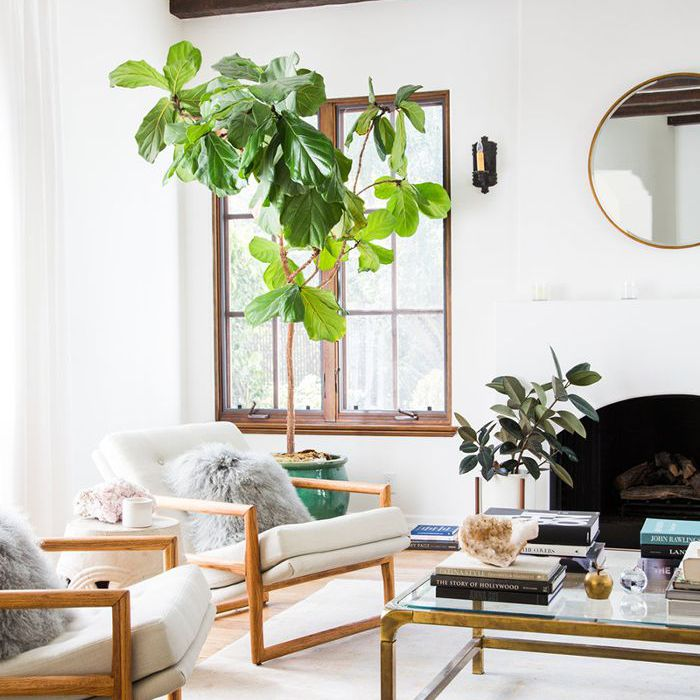
#> input picture image.jpg, 700 x 700 px
$ jupyter execute ex.7.1.ipynb   (older library calls are emulated)
#> lines starting #> are read from the running program, lines starting #| are printed output that depends on the picture
[cell 1]
import cv2
import matplotlib.pyplot as plt
image=cv2.imread("image.jpg")
#> image is the input picture: shape (700, 700, 3); mean B, G, R 181.5, 193.9, 196.2
gray_img=cv2.cvtColor(image,cv2.COLOR_BGR2GRAY)
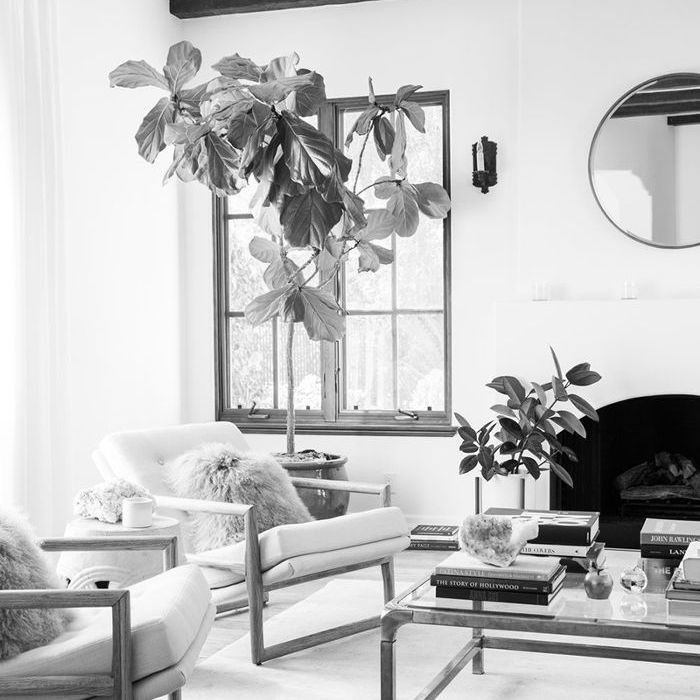
#> gray_img: shape (700, 700); min 0, max 255, mean 193.1
img=cv2.GaussianBlur(gray_img,(3,3),0)
sobelx=cv2.Sobel(img,cv2.CV_64F,1,0,ksize=5)
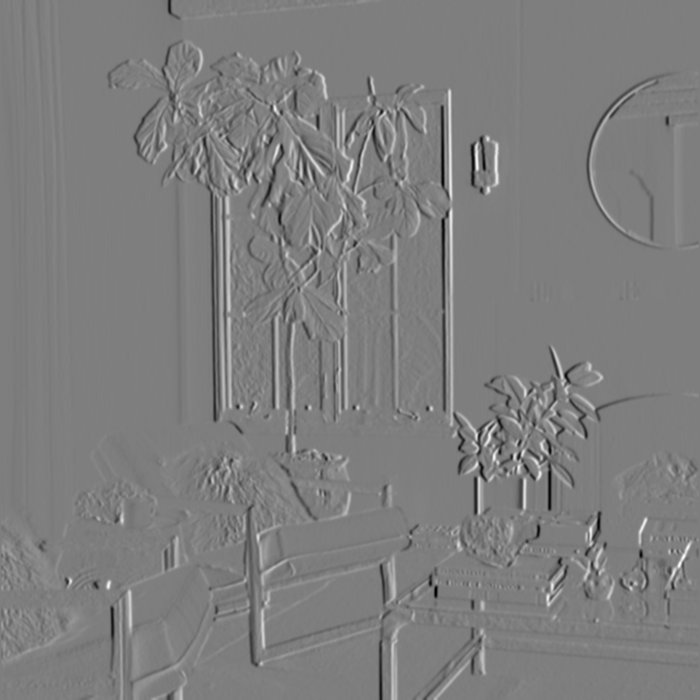
#> sobelx: shape (700, 700) float64; min -8017, max 8147, mean -10; drawn with min black and max white
plt.figure(figsize=(16,16))
plt.subplot(1,2,1)
plt.imshow(img,cmap='gray')
plt.title('Gray')
plt.subplot(1,2,2)
plt.imshow(sobelx,cmap='gray')
plt.title("Sobel-X")
plt.xticks([])
plt.yticks([])
plt.show()
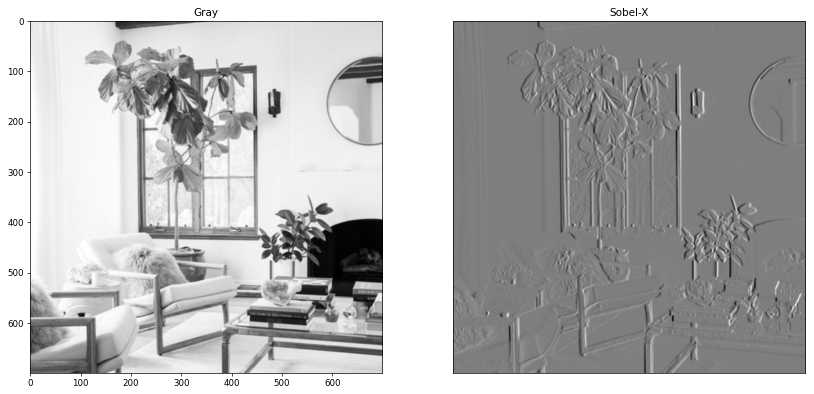
#> figure drawn by matplotlib, 2 panels

[cell 2]
import cv2
import matplotlib.pyplot as plt
image=cv2.imread("image.jpg")
gray_img=cv2.cvtColor(image,cv2.COLOR_BGR2GRAY)
img=cv2.GaussianBlur(gray_img,(3,3),0)
sobely=cv2.Sobel(img,cv2.CV_64F,0,1,ksize=5)
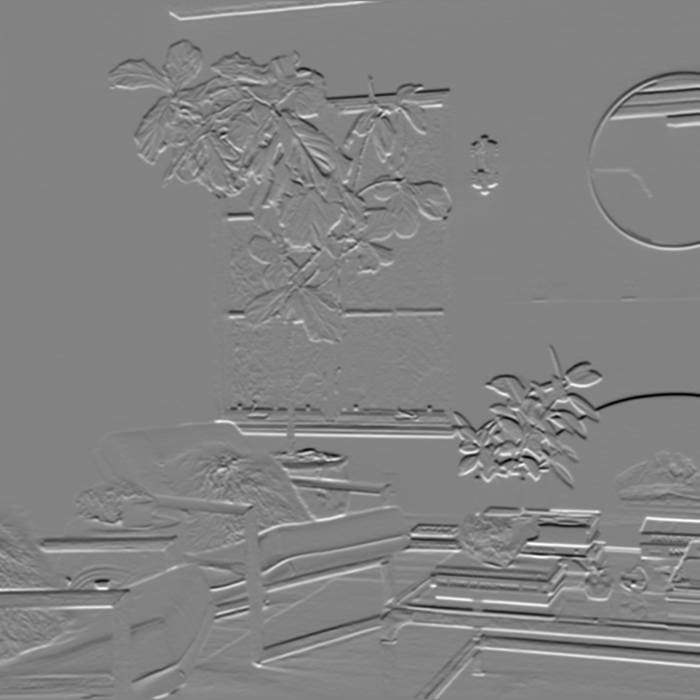
#> sobely: shape (700, 700) float64; min -8477, max 8051, mean 2.4; drawn with min black and max white
plt.figure(figsize=(16,16))
plt.subplot(1,2,1)
plt.imshow(img,cmap='gray')
plt.title('Gray')
plt.subplot(1,2,2)
plt.imshow(sobely,cmap='gray')
plt.title("Sobel-Y")
plt.xticks([])
plt.yticks([])
plt.show()

[cell 3]
import cv2
import matplotlib.pyplot as plt
image=cv2.imread("image.jpg")
gray_img=cv2.cvtColor(image,cv2.COLOR_BGR2GRAY)
img=cv2.GaussianBlur(gray_img,(3,3),0)
sobelxy=cv2.Sobel(img,cv2.CV_64F,1,1,ksize=5)
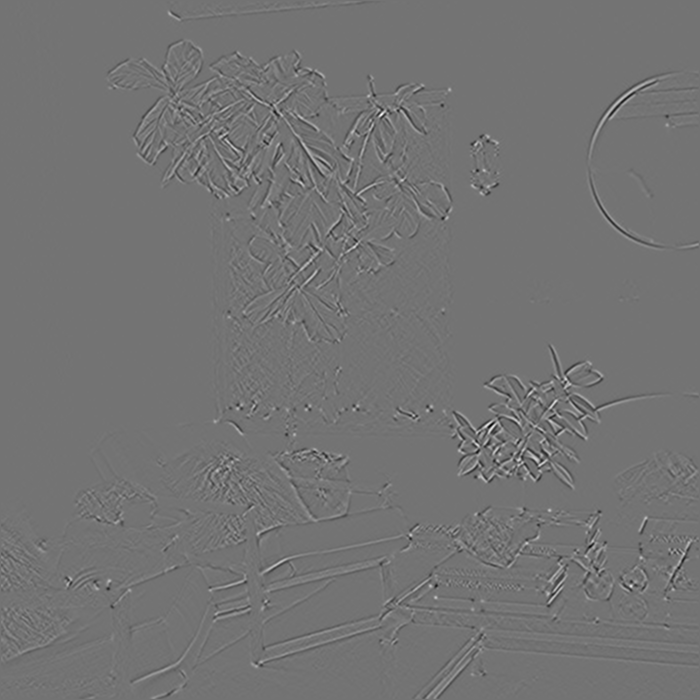
#> sobelxy: shape (700, 700) float64; min -1861, max 2239, mean 0; drawn with min black and max white
plt.figure(figsize=(16,16))
plt.subplot(1,2,1)
plt.imshow(img,cmap='gray')
plt.title('Gray')
plt.subplot(1,2,2)
plt.imshow(sobelxy,cmap='gray')
plt.title("Sobel-XY")
plt.xticks([])
plt.yticks([])
plt.show()

$ run again, with laplacian.png saved as image.jpg
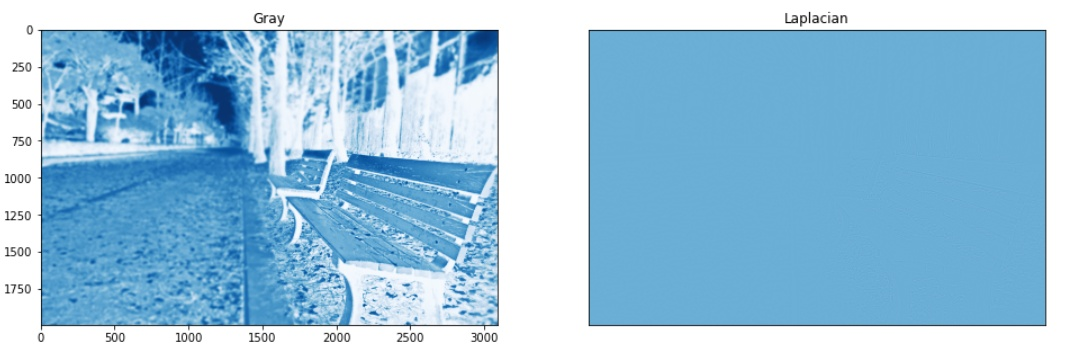
#> input picture laplacian.png, 1069 x 353 px
#> image is the input picture: shape (353, 1069, 3); mean B, G, R 222.5, 195.3, 152
#> `gray_img=cv2.cvtColor(image,cv2.COLOR_BGR2GRAY)`:
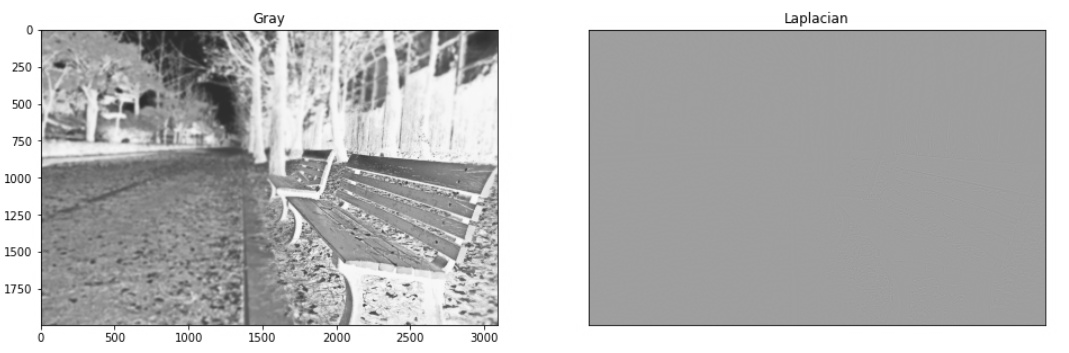
#> gray_img: shape (353, 1069); min 10, max 255, mean 185.4
#> `sobelxy=cv2.Sobel(img,cv2.CV_64F,1,1,ksize=5)`:
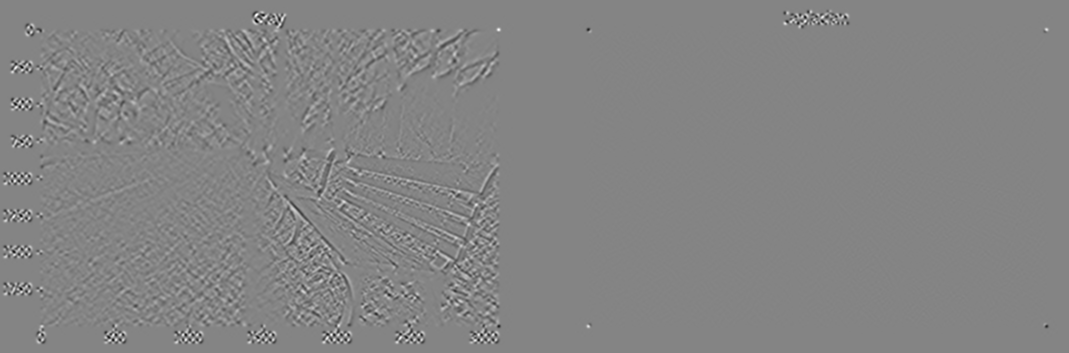
#> sobelxy: shape (353, 1069) float64; min -1557, max 1442, mean 0; drawn with min black and max white

$ run again, with sobel_x.png saved as image.jpg
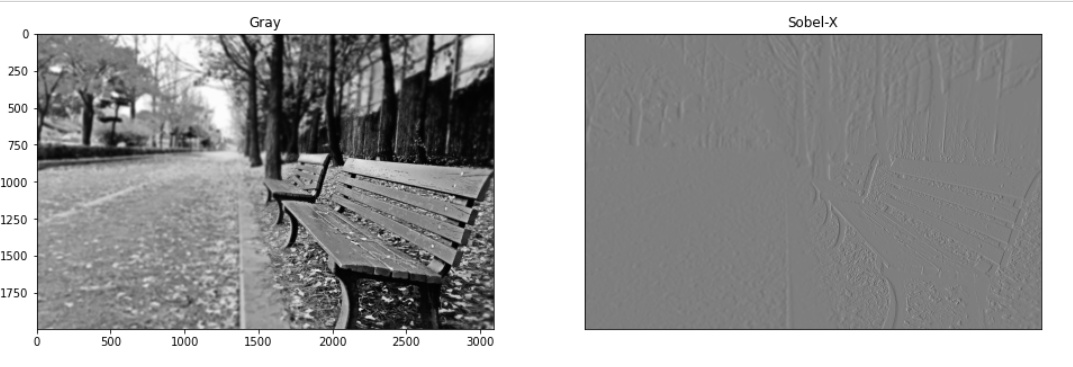
#> input picture sobel_x.png, 1073 x 367 px
#> image is the input picture: shape (367, 1073, 3); min 0, max 255, mean 161.4
#> `plt.show()`:
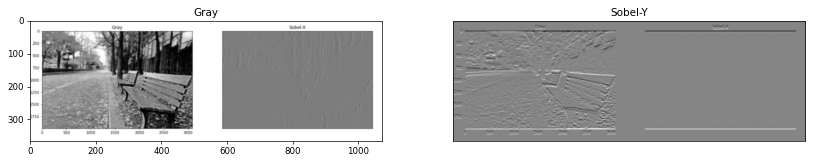
#> figure drawn by matplotlib, 2 panels
#> `sobelxy=cv2.Sobel(img,cv2.CV_64F,1,1,ksize=5)`:
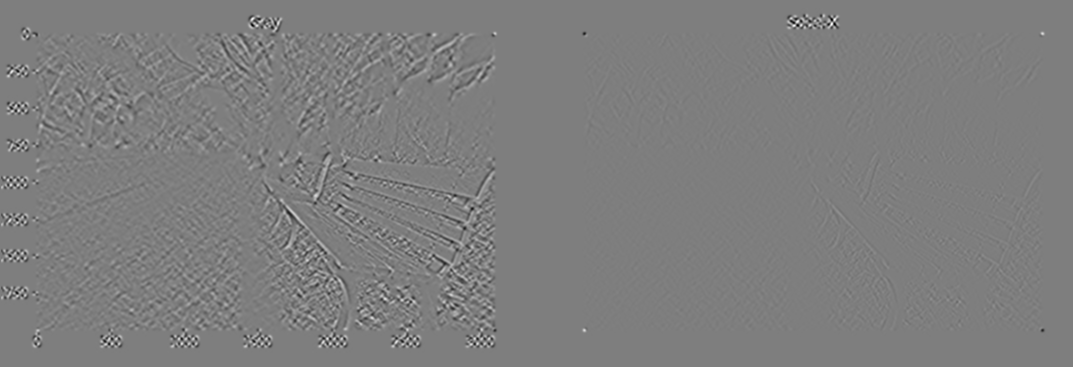
#> sobelxy: shape (367, 1073) float64; min -1649, max 1680, mean 0; drawn with min black and max white

$ run again, with sobel_xy.png saved as image.jpg
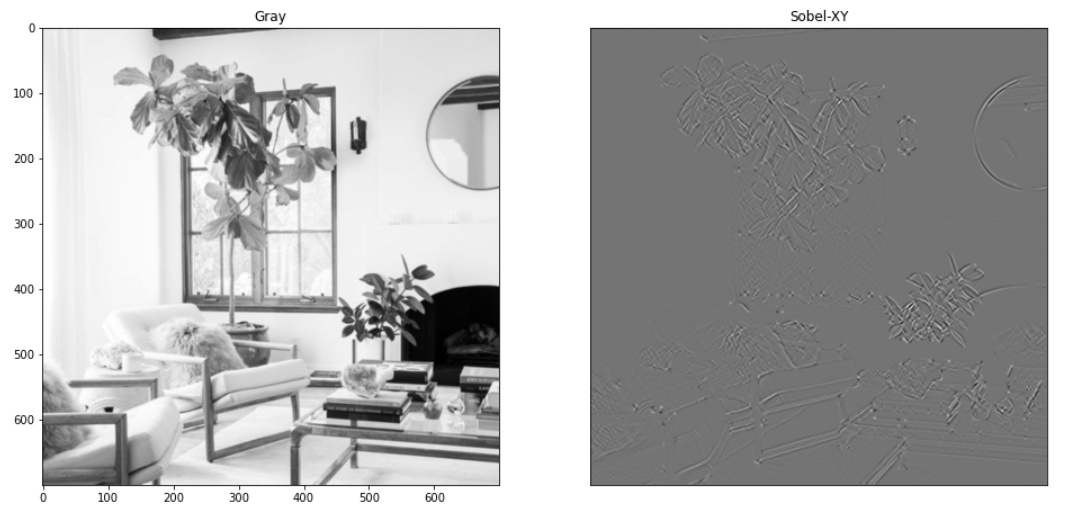
#> input picture sobel_xy.png, 1075 x 523 px
#> image is the input picture: shape (523, 1075, 3); min 0, max 255, mean 178.6
#> `plt.show()`:
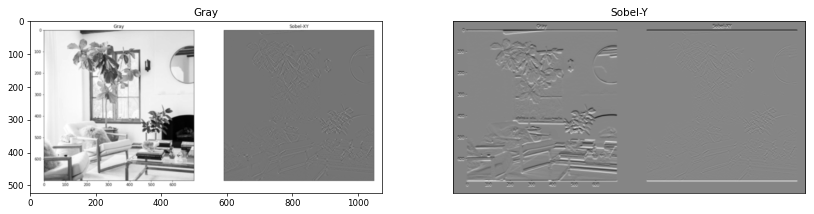
#> figure drawn by matplotlib, 2 panels
#> `sobelxy=cv2.Sobel(img,cv2.CV_64F,1,1,ksize=5)`:
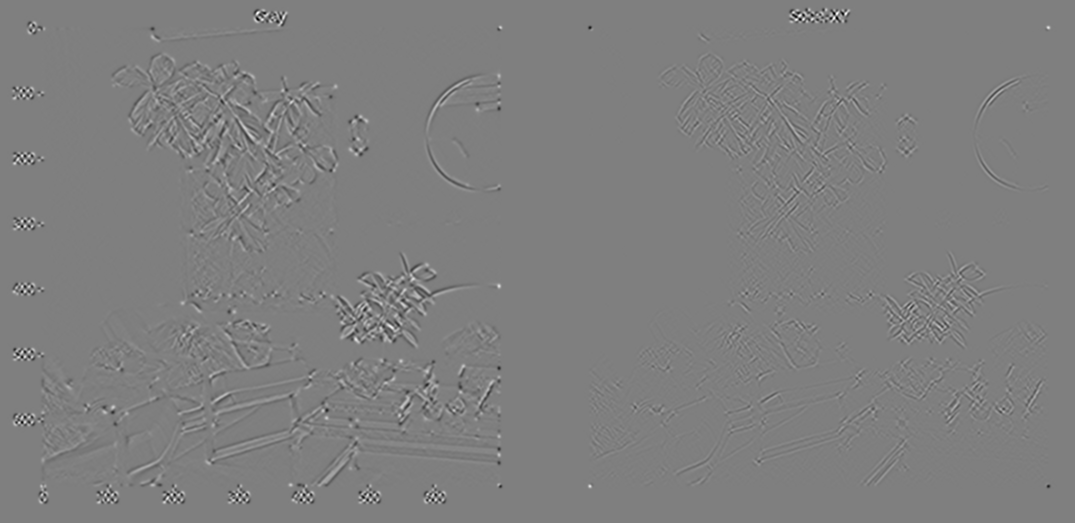
#> sobelxy: shape (523, 1075) float64; min -1585, max 1590, mean 0; drawn with min black and max white
